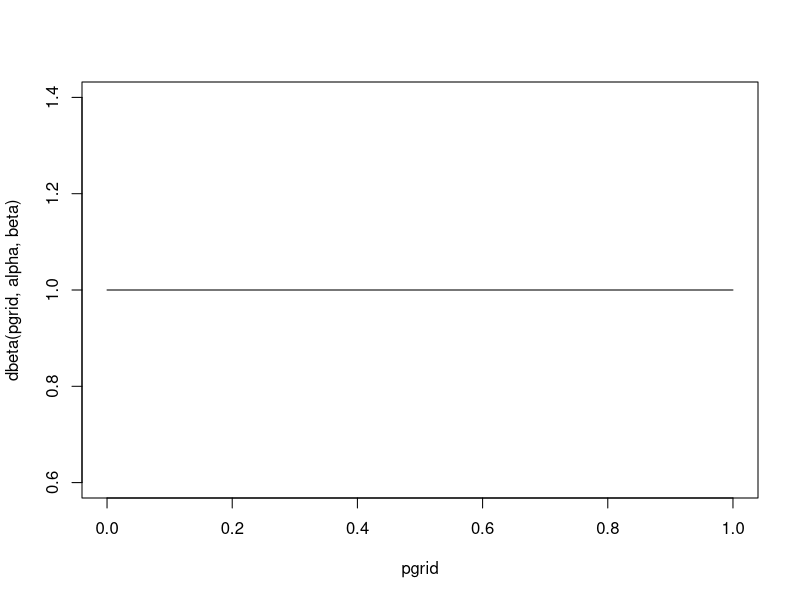
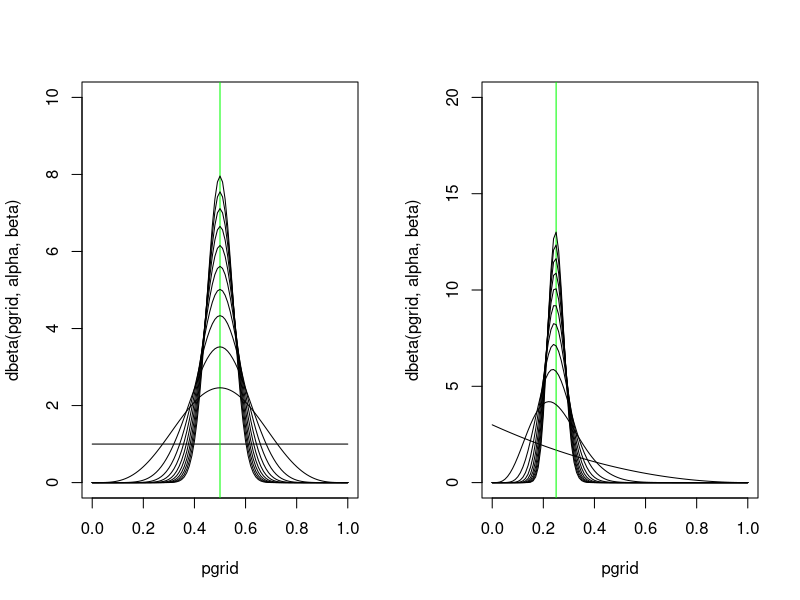
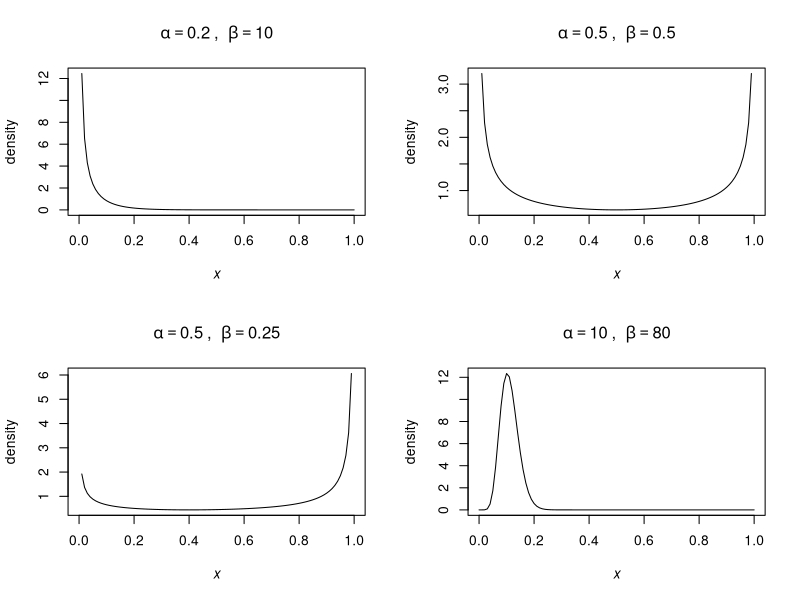

Generate these figures, in order, with R:


####### 
####### Binomial parameters with beta priors  
#######

pgrid = seq(0,1,by = 0.01)

### uniform prior

alpha = 1
beta = 1
plot(pgrid,dbeta(pgrid,alpha,beta),type='l')

### gradually more informative

par(mfrow=c(1,2))

alpha = 1
beta = 1
plot(pgrid,dbeta(pgrid,alpha,beta),type='l',ylim=c(0,10))
abline(v=0.5,col='green')
for (n in seq(5,50,by=5)) {lines(pgrid,dbeta(pgrid,n*alpha,n*beta),type='l')}


alpha = 1
beta = 3
plot(pgrid,dbeta(pgrid,alpha,beta),type='l',ylim=c(0,20))
abline(v=0.25,col='green')
for (n in seq(5,50,by=5)) {lines(pgrid,dbeta(pgrid,n*alpha,n*beta),type='l')}

#### a variety of shapes

par(mfrow=c(2,2))

alpha = 0.2
beta = 10
plot(pgrid,dbeta(pgrid,alpha,beta),type='l',xlab=expression(italic(x)),ylab='density')
title(bquote(alpha == .(alpha) ~ ', ' ~ beta == .(beta)))

alpha = 0.5
beta = 0.5
plot(pgrid,dbeta(pgrid,alpha,beta),type='l',xlab=expression(italic(x)),ylab='density')
title(bquote(alpha == .(alpha) ~ ', ' ~ beta == .(beta)))

alpha = 0.5
beta = 0.25
plot(pgrid,dbeta(pgrid,alpha,beta),type='l',xlab=expression(italic(x)),ylab='density')
title(bquote(alpha == .(alpha) ~ ', ' ~ beta == .(beta)))

alpha = 10
beta = 80
plot(pgrid,dbeta(pgrid,alpha,beta),type='l',xlab=expression(italic(x)),ylab='density')
title(bquote(alpha == .(alpha) ~ ', ' ~ beta == .(beta)))
